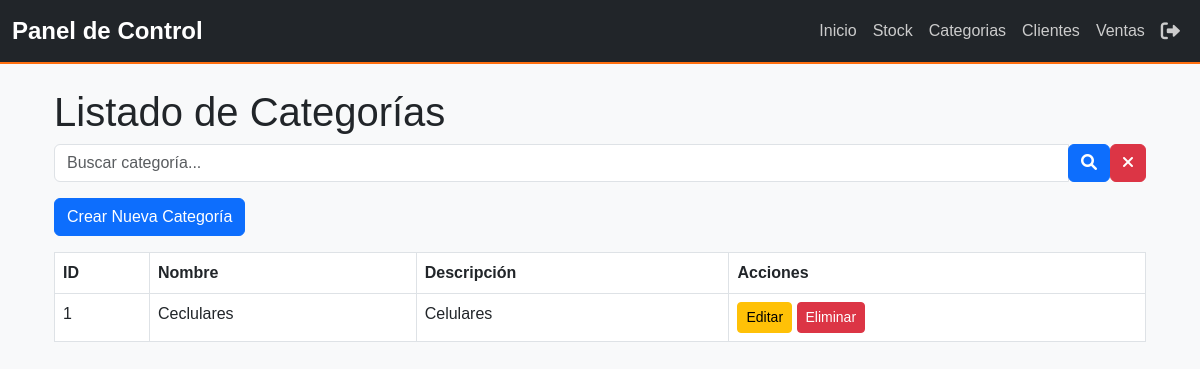
Before: /categorias/ with the older database file.
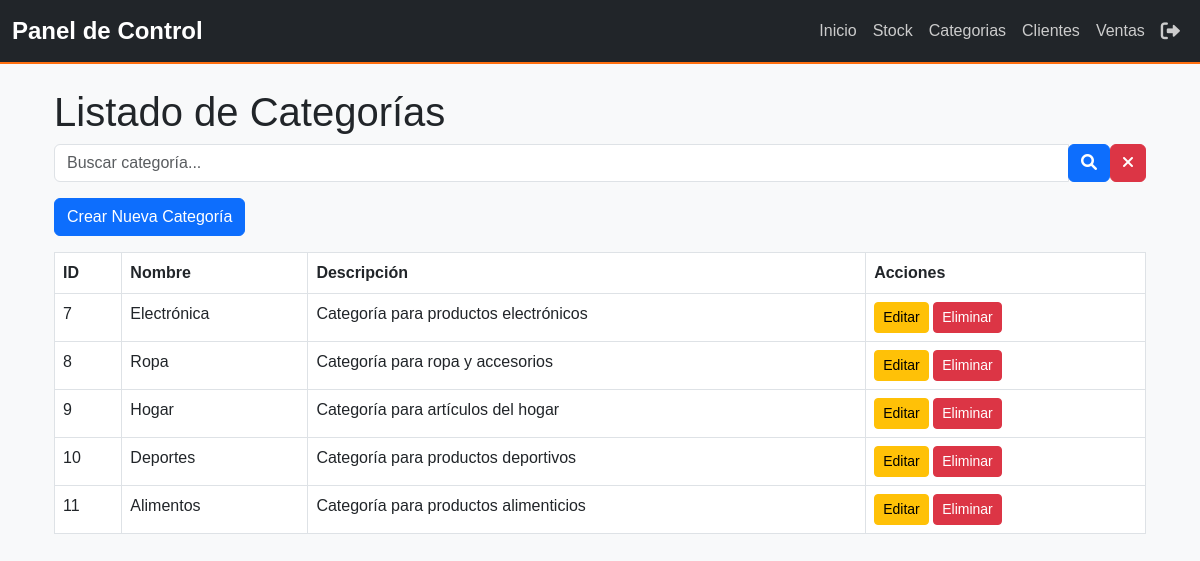
After: the same page with the newer database file.
### myapp/models.py (models this page shows, shortened)
class Categoria(models.Model):
    nombre = models.CharField(max_length=100)  # Nombre único para evitar duplicados
    descripcion = models.TextField(blank=True, null=True)  # Descripción opcional de la categoría

### myapp/views.py (the view)
# urls.py: path('categorias/', views.CategoriaListView.as_view(), name='categoria_list'),
class CategoriaListView(ListView):
    model = Categoria
    template_name = "categorias/categoria_list.html"
    context_object_name = "categorias"
    def get_queryset(self):
        search_query = self.request.GET.get('q', '')
        if search_query:
            return Categoria.objects.filter(nombre__icontains=search_query)
        else:
            return Categoria.objects.all()

### myapp/context_processors.py (called while the page is built, shortened)
def user_role(request):
    return {'role': 'Invitado'}

### myapp/templates/categorias/categoria_list.html
{% extends 'base.html' %}
{% block content %}
<div class="container mt-4">
    <h1>Listado de Categorías</h1>
    <form method="get" class="form-inline mb-3 d-flex align-items-center">
        <div class="input-group">
            <input type="text" name="q" class="form-control" placeholder="Buscar categoría..." value="{{ request.GET.q }}">
            <div class="input-group-append">
                <button type="submit" class="btn btn-primary">
                    <i class="fas fa-search"></i>
                </button>
            </div>
        </div>
        <a href="{% url 'categoria_list' %}" class="btn btn-danger ml-2">
            <i class="fas fa-times"></i>
        </a>
    </form>
    <a href="{% url 'categoria_create' %}" class="btn btn-primary mb-3">Crear Nueva Categoría</a>
    <table class="table table-bordered">
        <thead>
            <tr>
                <th>ID</th>
                <th>Nombre</th>
                <th>Descripción</th>
                <th>Acciones</th>
            </tr>
        </thead>
        <tbody>
            {% for categoria in categorias %}
                <tr>
                    <td>{{ categoria.id }}</td>
                    <td>{{ categoria.nombre }}</td>
                    <td>{{ categoria.descripcion }}</td>
                    <td>
                        <a href="{% url 'categoria_update' categoria.id %}" class="btn btn-warning btn-sm">Editar</a>
                        <a href="{% url 'categoria_delete' categoria.id %}" class="btn btn-danger btn-sm">Eliminar</a>
                    </td>
                </tr>
            {% endfor %}
        </tbody>
    </table>
</div>
{% endblock %}

Changed rows visible on the page:
removed Categoria: id "1", nombre "Ceclulares", descripcion "Celulares"
added Categoria: id "7", nombre "Electrónica", descripcion "Categoría para productos electrónicos"
added Categoria: id "8", nombre "Ropa", descripcion "Categoría para ropa y accesorios"
added Categoria: id "9", nombre "Hogar", descripcion "Categoría para artículos del hogar"
added Categoria: id "10", nombre "Deportes", descripcion "Categoría para productos deportivos"
added Categoria: id "11", nombre "Alimentos", descripcion "Categoría para productos alimenticios"
